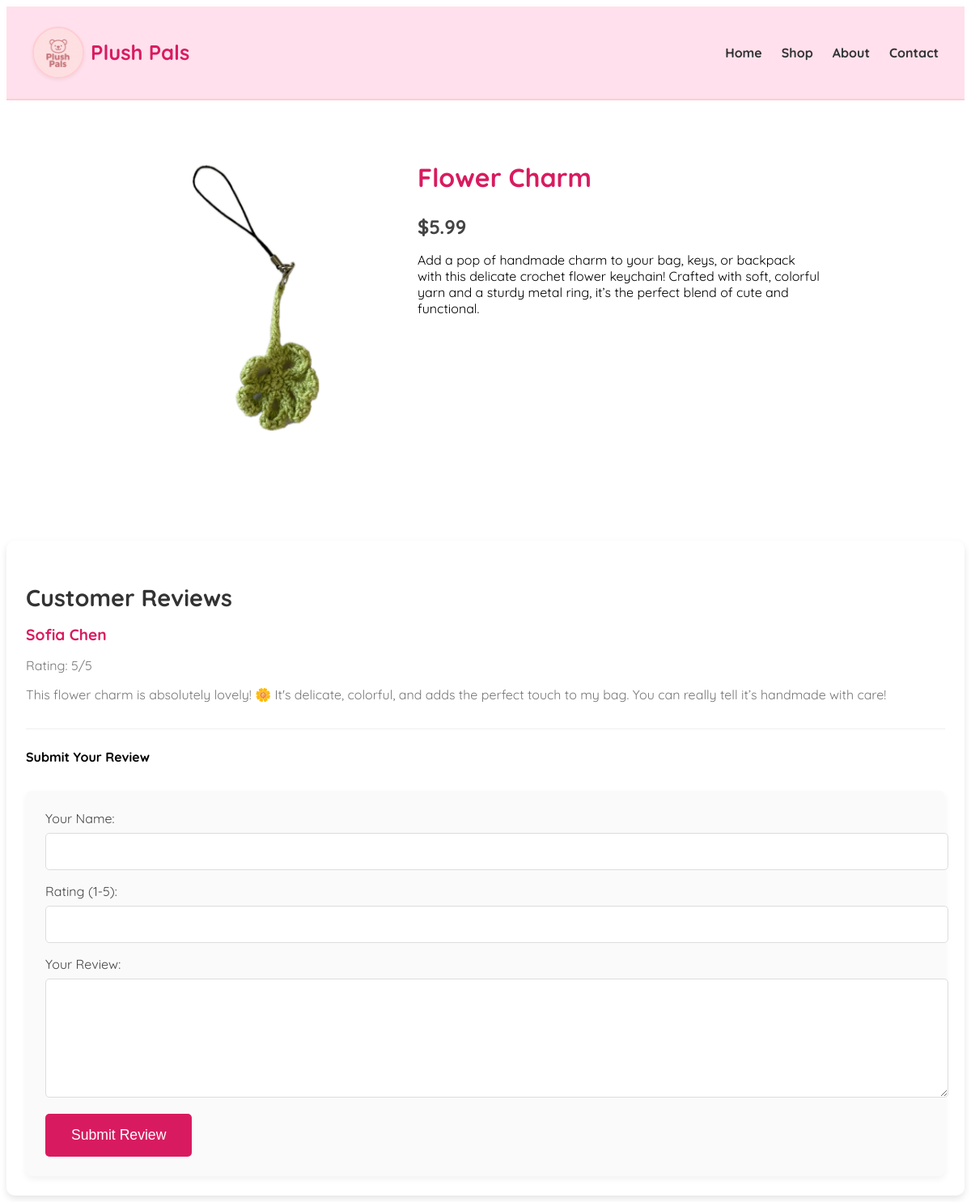
/product/flower-charm/, run on the app's committed database.
### store/models.py (models this page shows, shortened)
class Product(models.Model):
    name = models.CharField(max_length=100)
    slug = models.SlugField(unique=True, blank=True, db_index=True)  # Slug field
    price = models.DecimalField(max_digits=6, decimal_places=2)
    summary = models.CharField(max_length=255, blank=True, default='')
    description = models.TextField()
    image = models.ImageField(upload_to="product_images/", blank=True)
    is_featured = models.BooleanField(default=False)

class Feedback(models.Model):
    product = models.ForeignKey(Product, on_delete=models.CASCADE, related_name='feedback_set')  # link to Product!
    user_name = models.CharField(max_length=100)
    rating = models.IntegerField(
        choices=[(i, i) for i in range(1, 6)],
        validators=[MinValueValidator(1), MaxValueValidator(5)]
    )
    message = models.TextField()
    submitted_at = models.DateTimeField(auto_now_add=True)

### store/views.py (the view, shortened to what this page needs)
# urls.py: path('product/<slug:slug>/', views.product_detail, name='product-detail'),
def product_detail(request, slug):
    product = get_object_or_404(Product, slug=slug)
    feedback_list = product.feedback_set.all()
    return render(request, 'store/product_detail.html', {
        'product': product,
        'feedback_list': feedback_list,
    })

### store/templates/store/product_detail.html (shortened to what this page needs)
{% extends "base.html" %}
{% load static %}
{% block css_files %}
  <link rel="stylesheet" href="{% static 'store/product_detail.css' %}">
{% endblock %}
{% block content %}
<section id="product-detail">
  <div class="product-wrapper">
    <img src="{{ product.image.url }}" alt="{{ product.name }}">
    <div class="product-info">
      <h2>{{ product.name }}</h2>
      <p class="price">${{ product.price }}</p>
      <p>{{ product.description }}</p>
    </div>
  </div>
</section>
<div id="reviews">
  <h3>Customer Reviews</h3>
  {% if product.feedback_set.all %}
    <ul>
      {% for review in product.feedback_set.all %}
        <li>
          <strong>{{ review.user_name }}</strong>
          <p>Rating: {{ review.rating }}/5</p>
          <p>{{ review.message }}</p>
        </li>
      {% endfor %}
    </ul>
  {% else %}
    <p>No reviews yet. Be the first to review!</p>
  {% endif %}
  <h4>Submit Your Review</h4>
  <form method="post">
    <div>
      <label for="user_name">Your Name:</label>
      <input type="text" id="user_name" name="user_name" required>
    </div>
    <div>
      <label for="rating">Rating (1-5):</label>
      <input type="number" id="rating" name="rating" min="1" max="5" required>
    </div>
    <div>
      <label for="comment">Your Review:</label>
      <textarea id="comment" name="comment" required></textarea>
    </div>
    <button type="submit">Submit Review</button>
  </form>
</div>
{% endblock %}

### static/app.css (style rules this page uses)
body { font-family: "Quicksand", sans-serif; }

### store/static/store/product_detail.css (style rules this page uses)
#product-detail { padding: 3rem 1.5rem; display: flex; justify-content: center; }
.product-wrapper { display: flex; gap: 2rem; max-width: 900px; flex-wrap: wrap; }
.product-wrapper img { width: 300px; border-radius: 12px; object-fit: cover; }
.product-info { max-width: 500px; }
.product-info h2 { font-size: 2rem; color: #d81b60; }
.product-info .price { font-size: 1.5rem; font-weight: bold; color: #444; margin-bottom: 1rem; }
#reviews { margin-top: 3rem; background-color: #fff; padding: 1.5rem; box-shadow: 0 4px 8px rgba(0, 0, 0, 0.1); border-radius: 10px; }
#reviews h3 { font-size: 1.8rem; color: #333; margin-bottom: 1rem; }
#reviews ul { list-style-type: none; padding: 0; }
#reviews ul li { margin-bottom: 1.5rem; padding-bottom: 1rem; border-bottom: 1px solid #eee; }
#reviews ul li strong { font-size: 1.2rem; color: #d81b60; }
#reviews p { color: #777; }
form { margin-top: 2rem; background-color: #fafafa; padding: 1.5rem; border-radius: 8px; box-shadow: 0 4px 8px rgba(0, 0, 0, 0.05); }
form div { margin-bottom: 1rem; }
form label { font-size: 1rem; color: #444; margin-bottom: 0.5rem; display: block; }
form input[type="text"], form input[type="number"], form textarea { width: 100%; padding: 0.8rem; font-size: 1rem; border: 1px solid #ddd; border-radius: 5px; }
form textarea { resize: vertical; min-height: 120px; }
form button { background-color: #d81b60; color: white; padding: 1rem 2rem; border: none; border-radius: 5px; cursor: pointer; font-size: 1.1rem; transition: background-color 0.3s ease; }

### data on the page
Product: image (picture), name "Flower Charm", price "5.99", description "Add a pop of handmade charm to your bag, keys, or backpack with this delicate crochet flower keychain! Crafted with soft, colorful yarn and a sturdy metal ring, it’s the perfect blend of cute and functional."
Feedback: user_name "Sofia Chen", rating "5", message "This flower charm is absolutely lovely! 🌼 It's delicate, colorful, and adds the perfect touch to my bag. You can really tell it’s handmade with care!"
